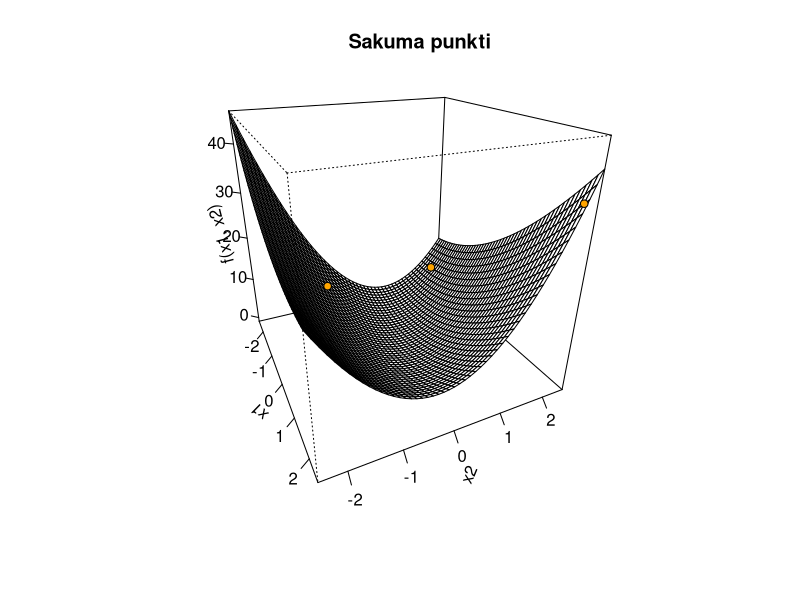
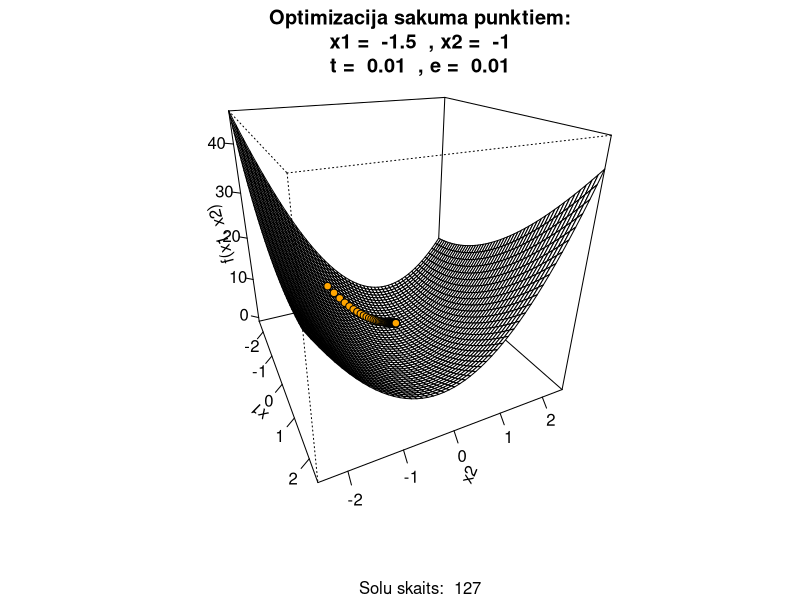
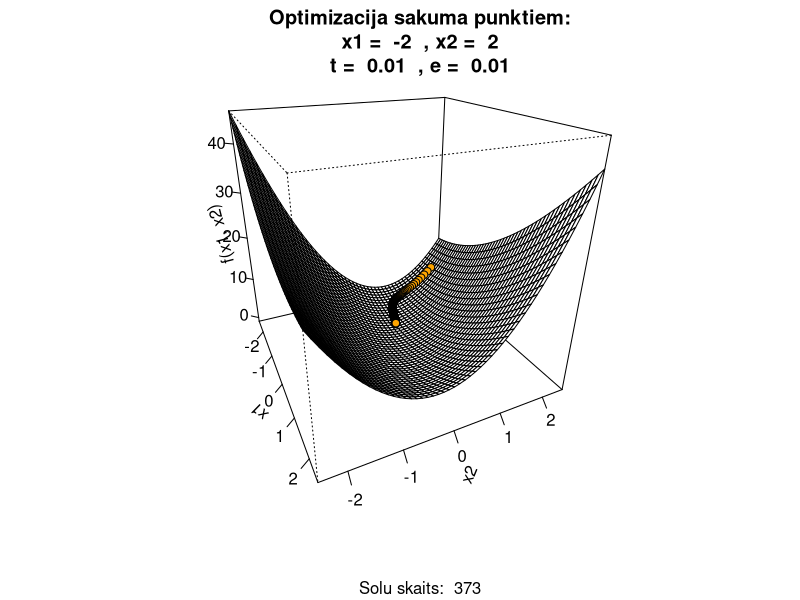
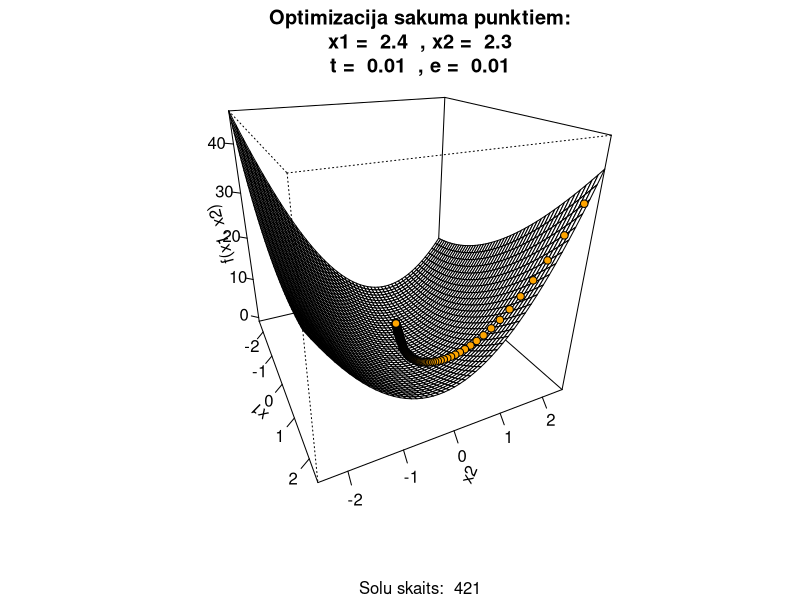
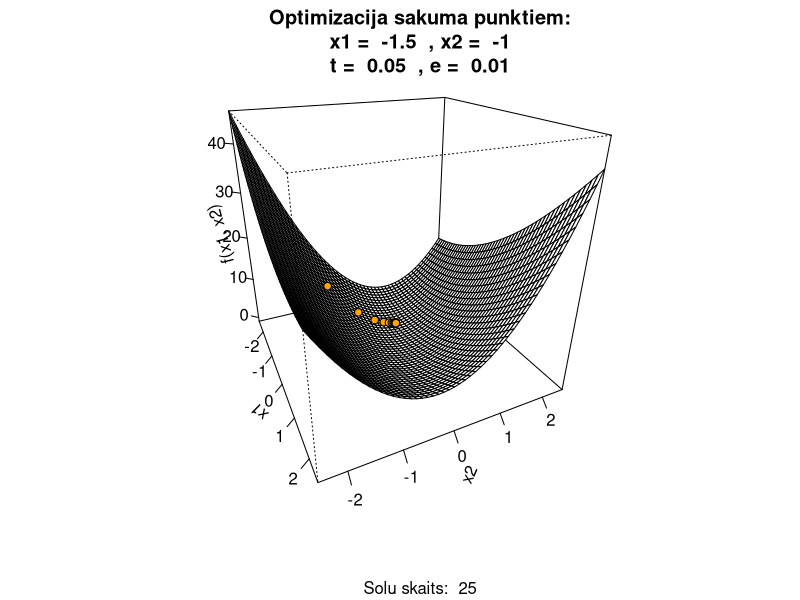
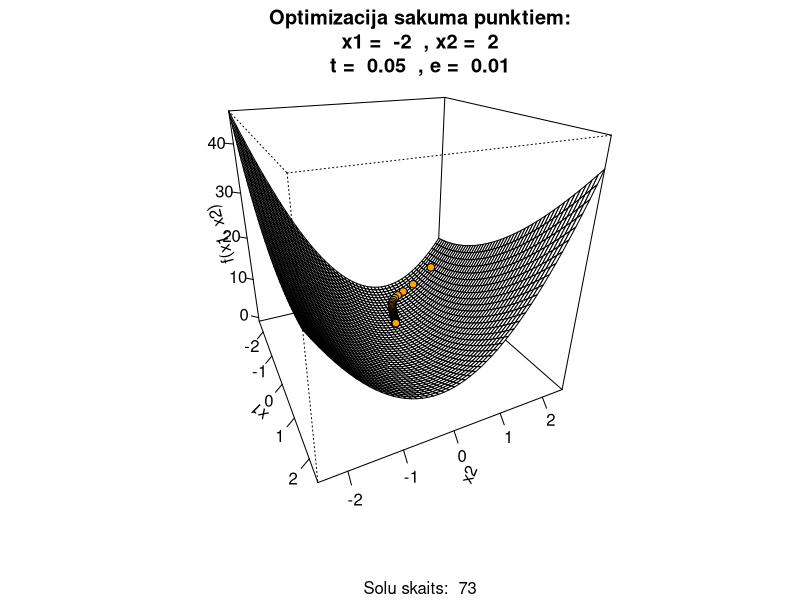
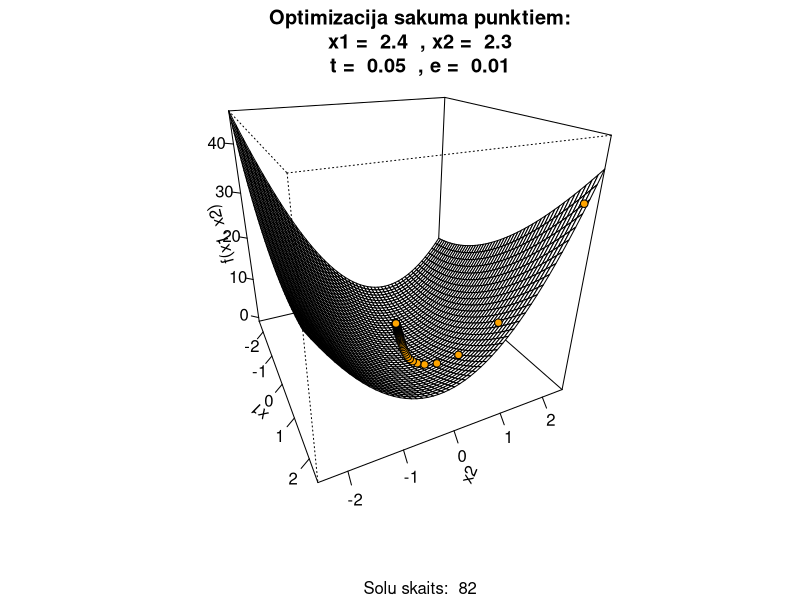
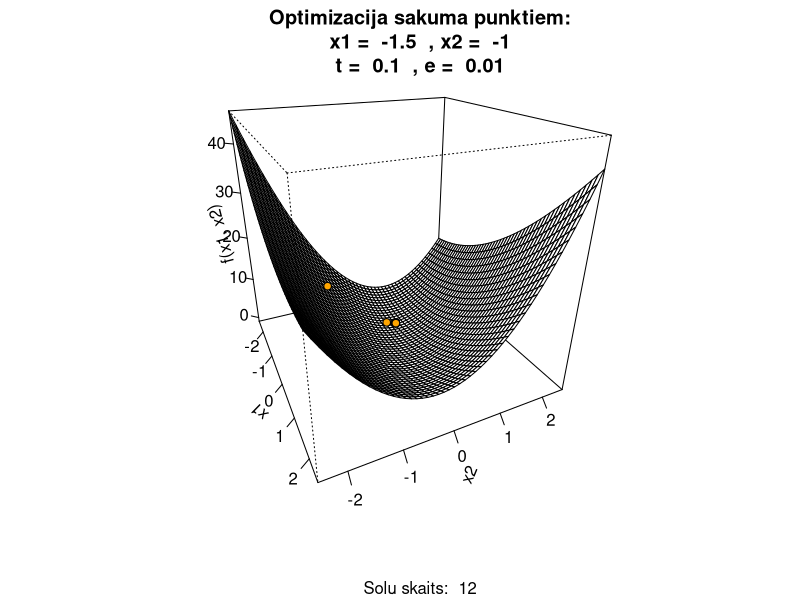

The R script that drew these images, in order:
# Precizitātes un soļa lieluma definīcijas
precision <- c(0.01, 0.1)
step_size <- c(0.01, 0.05, 0.1, 0.15, 0.22, 0.23)

# Lai pārbaudītu visas precizitātes/soļa garuma kombinācijas, vajag realizēt dekarta reizinājumu
prec_step_matrix <- matrix(nrow = 0, ncol = 2)
for (i in seq(1, length(precision))) {
  for (j in seq(1, length(step_size))) {
    prec_step_matrix <- rbind(prec_step_matrix, c(precision[i], step_size[j]))
  }
}

# Funkcijas definēšana un atvasināšana, lai iegūtu gradienta komponentes.
my_expr <- expression(x-2*y+x^2+2*x*y+4*y^2)
my_function <- function(x, y) {}
body(my_function) <- my_expr
x_deriv <- D(my_expr, 'x')
y_deriv <- D(my_expr, 'y')

# Trīs pētāmo punktu definēšana.
x_initial <- c(-1.5, -2, 2.4)
y_initial <- c(-1, 2, 2.3)
z_initial <- mapply(my_function, x_initial, y_initial)

# Grafika izveidošana (tuvināšanās trajektorijas analīzei)
x_plot <- y_plot <- seq(-2.5, 2.5, length= 50)
z_plot <- outer(x_plot, y_plot, my_function)
func_graph <- persp(x_plot, y_plot, z_plot, xlab = "x1", ylab = "x2", zlab = "f(x1, x2)",
                    theta = 65, phi = 25, main = "Sakuma punkti", ticktype = "detailed")
points(trans3d(x_initial, y_initial, z_initial, pmat=func_graph), pch = 21, col="black", bg="orange")

sol_ledger <- list()
graphs <- list()

# Cikls katra soļa/precizitātes pāra apstrādei
for (j in seq(1, nrow(prec_step_matrix))) {
  offset <- length(x_initial) * (j - 1)
  # Cikls katra sākuma punkta apstrādei
  for (i in seq(1, length(x_initial))) {
  x <- x_initial[i]
  y <- y_initial[i]
  # Te tiek definēta soļu matrica
  step_matrix <- matrix(data = c(x, y, my_function(x, y)), nrow = 1, ncol = 3)
    # Ciklā atkārtoti tiek aprēķināta gradienta x un y komponente. 
    while (TRUE) {
      x_grad <- eval(x_deriv)
      y_grad <- eval(y_deriv)
      if ((abs(x_grad) <= prec_step_matrix[j, 1] & abs(y_grad) <= prec_step_matrix[j, 1])) {
        break()
      }
      # Ja precizitāte joprojām nav sasniegta, tekošās x un y koordinātas tiek uzlabotas.
      # Formula x' = x' - gradients(x) * t (minimizācijas gadījumā)
      x <- x - x_grad * prec_step_matrix[j, 2]
      y <- y - y_grad * prec_step_matrix[j, 2]
      step_matrix <- rbind(step_matrix, c(x, y, my_function(x, y)))
    }
    # Katra atrisinājumu matrica tiek glabāta kopējā sarakstā.
    sol_ledger[[offset + i]] <- step_matrix
    
    # Šajā daļā tiek konstruēti grafiki katram x1 x2 šākuma punktu pārim. Grafikos arī tiek pievienoti 
    # visi aprēķinātie punkti.
    graphs[[offset + i]] <- curr_graph <- persp(x_plot, y_plot, z_plot, xlab = "x1", ylab = "x2", zlab = "f(x1, x2)", theta = 65, phi = 25, 
                        main = paste("Optimizacija sakuma punktiem:\n x1 = ", x_initial[i], " , x2 = ", y_initial[i],
                                     "\nt = ", prec_step_matrix[j, 2], " , e = ", prec_step_matrix[j, 1]), 
                        sub = paste("Solu skaits: ", nrow(step_matrix) - 1), ticktype = "detailed")
    points(trans3d(step_matrix[,1], step_matrix[,2], step_matrix[,3], pmat = curr_graph),
           pch = 21, col ="black",bg = "orange")
  }
}



# Cikls diagrammu izveidei pie dažādām precizitātēm
for (k in seq(1, length(precision))) {
  offset_ledger <- length(x_initial) * length(step_size) * (k - 1)
  
  my_data <- matrix(nrow = length(step_size), ncol = length(x_initial))
  rownames(my_data) <- step_size
  
  point_names = vector()
  for (i in seq(1, length(x_initial))) {
    point_names <- c(point_names, paste("(", x_initial[i], "; ", y_initial[i], ")"))
  }
  colnames(my_data) <- point_names
  
  # Atbilstošo datu ievade datu objektā
  for (i in seq(1, length(step_size))) {
    offset <- length(x_initial) * (i - 1)
    for (j in seq(1, length(x_initial))) {
      my_data[i, j] <- nrow(sol_ledger[[offset_ledger + offset + j]]) - 1
    }
  }
  
  # Stabiņu diagrammas izveide
  opar <- par(oma = c(0,0,0,4))
  curr_bar_plot <- barplot(my_data, main=paste("Iteracijas VS sola lielums pie e = ", precision[k]),
                       beside = TRUE, xlab = "Punkti", ylab = "Iteracijas", border = "black")
  par(opar)
  
  opar <- par(oma = c(0,0,0,0), mar = c(0,0,0,0), new = TRUE)
  legend(x = "right", legend = rownames(my_data),fill = gray.colors(length(step_size)), 
         y.intersp = 2, title = "t", bty = "n")
  par(opar)
}

